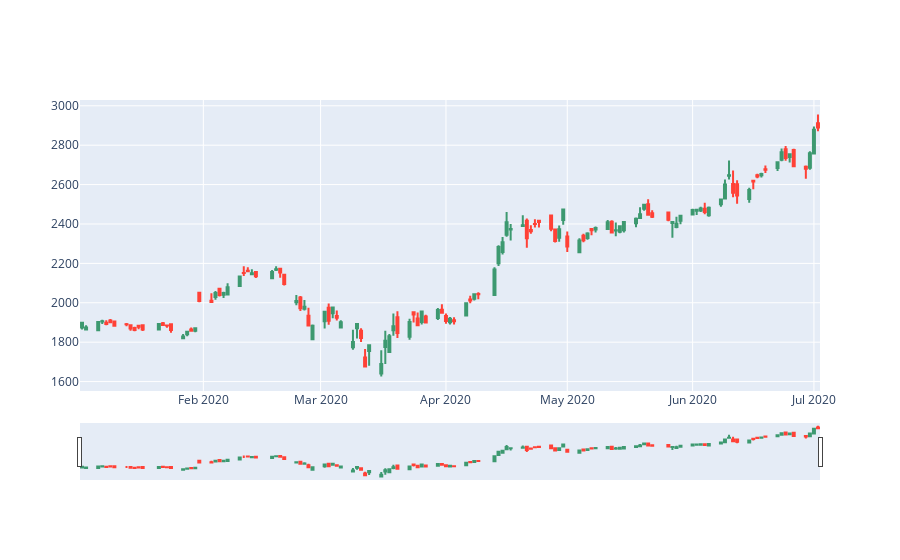

The cell this chart's notebook holds for it:
### Code cell
amazon.to_csv("stock_data_amazon.csv")
amazon = pd.read_csv("stock_data_amazon.csv") 
fig_amazon = go.Figure(data=[go.Candlestick(x=amazon['date'],
                open=amazon['open'],
                high=amazon['high'],
                low=amazon['low'],
                close=amazon['close'])])

plt.savefig("amazon_candlestick.png")
fig_amazon.show()
